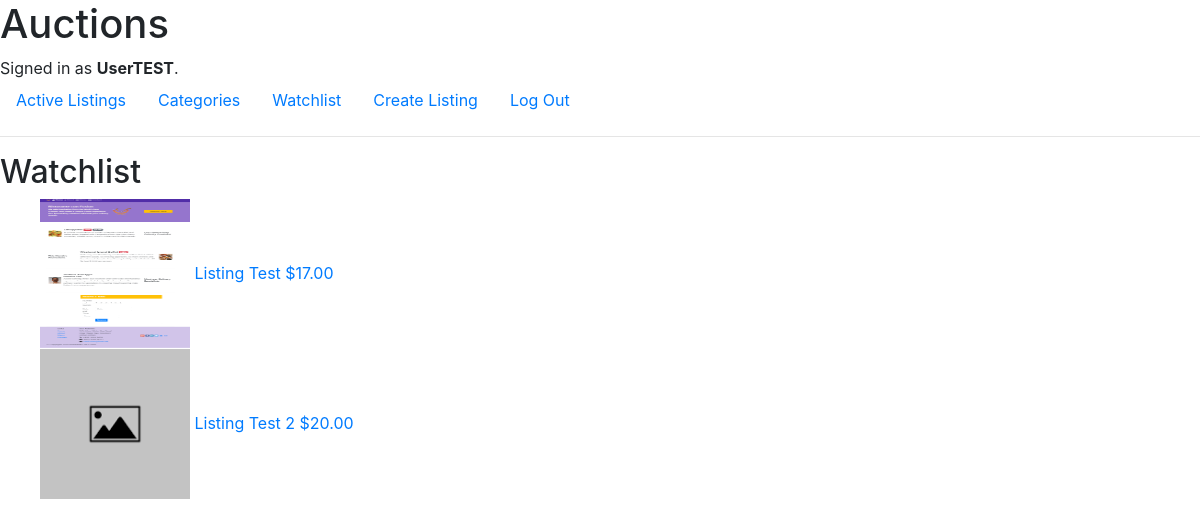
The app's page /auctions/watchlist/ (signed in) with its own data.
### auctions/models.py (models this page shows, shortened)
class User(AbstractUser):
    watchlist = models.ManyToManyField(Auction_Listing, blank=True, related_name="watchlist")
    def display_watchlist(self):
        return ', '.join(listing.listing_title for listing in self.watchlist.all()[:3])
    display_watchlist.short_description = 'Watchlist'

class Auction_Listing(models.Model):
    listing_price = models.IntegerField()
    listing_title = models.CharField(max_length=64)
    listing_description = models.CharField(max_length=256)
    listing_date = models.DateTimeField()
    listing_categories = models.CharField(max_length=128)
    listing_image = models.ImageField(null=True, upload_to='uploads/', default='auctions/static/auctions/images/default_img.png')
    listed_by = models.ForeignKey('User', on_delete=models.CASCADE, null=True, blank=True, default=None)

### auctions/views.py (the view)
# urls.py: path('watchlist/', views.watchlist, name='watchlist'),
@login_required
def watchlist(request):
    return render(request, "auctions/watchlist.html",{
        "User": request.user,
        "watchlist": request.user.watchlist.all(),
    })

### auctions/templates/auctions/watchlist.html
{% extends "auctions/layout.html" %}
{% block body %}
{% load static %}
    <h2>Watchlist</h2>
    <ul>
            {% if watchlist  %}
                <div >
                    {% for listing in watchlist %}
                        <div> <a href="{% url 'auction' listing.id %}">
                            {% if listing.listing_image %}
                                <img class="activeListingImg" src="{{ listing.listing_image.url }}" alt="">
                            {% else %}
                                <img class="activeListingImg" src="{% static 'auctions/default_img.png' %}" alt="">
                            {% endif %}
                            {{ listing.listing_title }} ${{ listing.listing_price }}.00
                        </div>
                    {% endfor %}
                </div>
            {% else %}
                <div>
                    Watch list is currently empty.
                </div>
            {% endif %}
    </ul>
{% endblock %}

### auctions/templates/auctions/layout.html (shortened to what this page needs)
{% load static %}
<!DOCTYPE html>
<html lang="en">
    <head>
        <link rel="stylesheet" href="https://stackpath.bootstrapcdn.com/bootstrap/4.5.0/css/bootstrap.min.css">
        <link href="{% static 'auctions/styles.css' %}" rel="stylesheet">
    </head>
    <body>
        <h1>Auctions</h1>
        <div>
            {% if user.is_authenticated %}
                Signed in as <strong>{{ user.username }}</strong>.
            {% else %}
                Not signed in.
            {% endif %}
        </div>
        <ul class="nav">
            <li class="nav-item">
                <a class="nav-link" href="{% url 'index' %}">Active Listings</a>
            </li>
            {% if user.is_authenticated %}
                <li class="nav-item">
                    <a class="nav-link" href="{% url 'categories' %}">Categories</a>
                </li>
                <li class="nav-item">
                    <a class="nav-link" href="{% url 'watchlist' %}">Watchlist</a>
                </li>
                <li class="nav-item">
                    <a class="nav-link" href="{% url 'create_listing' %}">Create Listing</a>
                </li>
                <li class="nav-item">
                    <a class="nav-link" href="{% url 'logout' %}">Log Out</a>
                </li>
            {% endif %}
        </ul>
        <hr>
        {% block body %}
        {% endblock %}
    </body>
</html>

### auctions/static/auctions/styles.css (style rules this page uses)
.activeListingImg { height: 150px; width: 150px; }

### records on screen
User: username "UserTEST"
Auction_Listing: listing_image (picture), listing_title "Listing Test", listing_price "17"
Auction_Listing: listing_title "Listing Test 2", listing_price "20"
